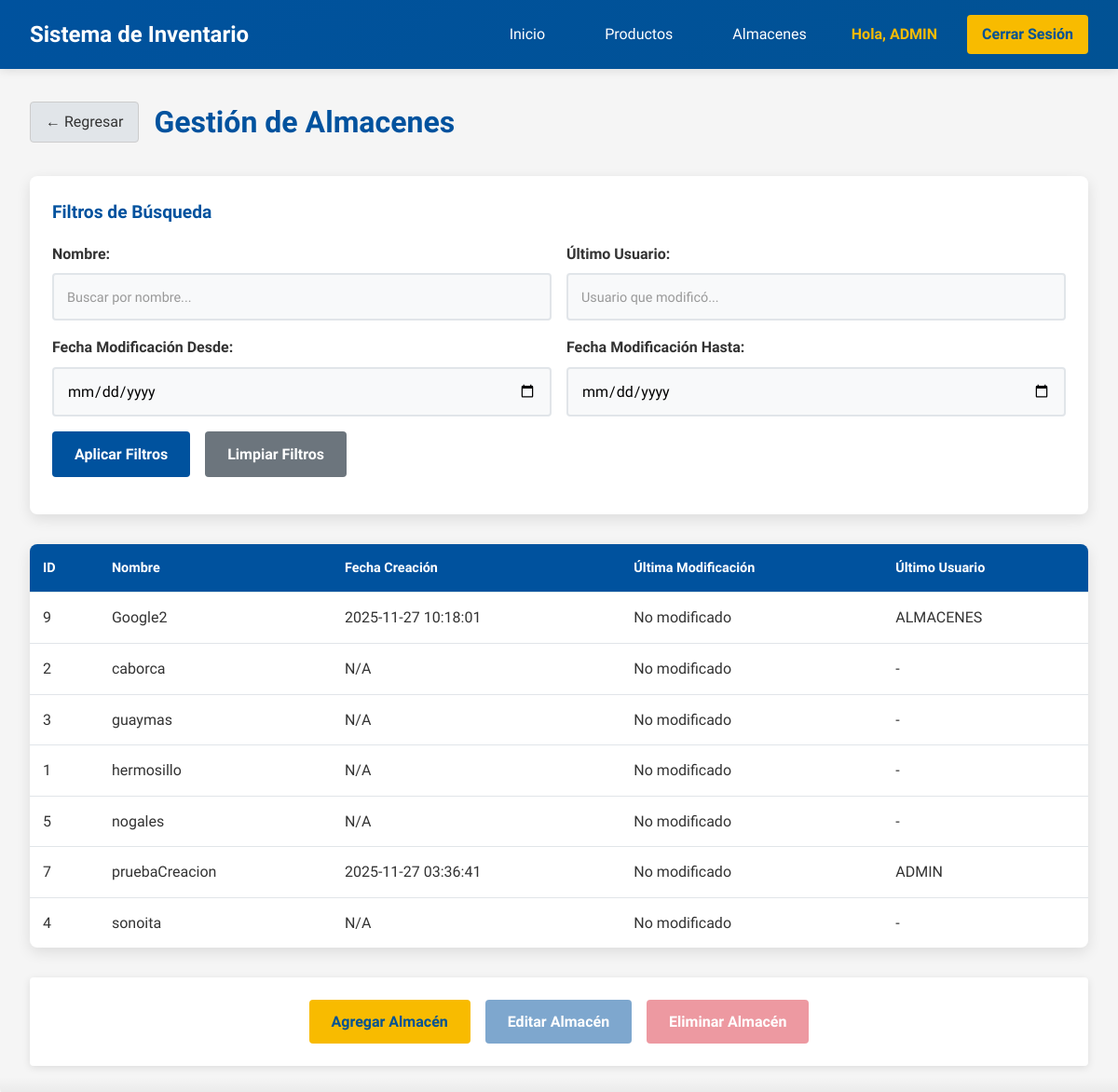
Page /almacenes (signed in) on the committed database.
### tables this page shows
CREATE TABLE almacenes (
    id INTEGER PRIMARY KEY,
    nombre TEXT NOT NULL
, fecha_hora_ultima_modificacion DATETIME, ultimo_usuario_en_modificar TEXT, fecha_hora_creacion DATETIME);

### app.py (the view)
@app.route('/almacenes')
def almacenes():
    if 'usuario_id' not in session:
        return redirect(url_for('login'))
    nombre_filter = request.args.get('nombre', '')
    usuario_modifico = request.args.get('usuario_modifico', '')
    fecha_modificacion_desde = request.args.get('fecha_modificacion_desde', '')
    fecha_modificacion_hasta = request.args.get('fecha_modificacion_hasta', '')
    conn = get_db_connection()
    query = '''
        SELECT
            id, nombre,
            fecha_hora_creacion, fecha_hora_ultima_modificacion, ultimo_usuario_en_modificar
        FROM almacenes
        WHERE 1=1
    '''
    params = []
    if nombre_filter:
        query += ' AND nombre LIKE ?'
        params.append(f'%{nombre_filter}%')
    if usuario_modifico:
        query += ' AND ultimo_usuario_en_modificar LIKE ?'
        params.append(f'%{usuario_modifico}%')
    if fecha_modificacion_desde:
        query += ' AND DATE(fecha_hora_ultima_modificacion) >= ?'
        params.append(fecha_modificacion_desde)
    if fecha_modificacion_hasta:
        query += ' AND DATE(fecha_hora_ultima_modificacion) <= ?'
        params.append(fecha_modificacion_hasta)
    query += ' ORDER BY nombre'
    almacenes = conn.execute(query, params).fetchall()
    conn.close()
    return render_template('almacenes.html', almacenes=almacenes)

### app.py (called while the page is built)
def get_db_connection():
    conn = sqlite3.connect(DATABASE)
    conn.row_factory = sqlite3.Row
    return conn

### templates/almacenes.html (shortened to what this page needs)
{% extends "base.html" %}
{% block content %}
<div class="container">
    <div class="page-header">
        <a href="{{ url_for('index') }}" class="btn btn-back">
            ← Regresar
        </a>
        <h1>Gestión de Almacenes</h1>
    </div>
    <div class="filters-section">
        <h3>Filtros de Búsqueda</h3>
        <form method="GET" action="{{ url_for('almacenes') }}" id="filterForm">
            <div class="filter-row">
                <div class="filter-group">
                    <label for="nombre">Nombre:</label>
                    <input type="text" id="nombre" name="nombre" value="{{ request.args.get('nombre', '') }}"
                           class="form-input" placeholder="Buscar por nombre...">
                </div>
                <div class="filter-group">
                    <label for="usuario_modifico">Último Usuario:</label>
                    <input type="text" id="usuario_modifico" name="usuario_modifico"
                           value="{{ request.args.get('usuario_modifico', '') }}"
                           class="form-input" placeholder="Usuario que modificó...">
                </div>
            </div>
            <div class="filter-row">
                <div class="filter-group">
                    <label for="fecha_modificacion_desde">Fecha Modificación Desde:</label>
                    <input type="date" id="fecha_modificacion_desde" name="fecha_modificacion_desde"
                           value="{{ request.args.get('fecha_modificacion_desde', '') }}"
                           class="form-input">
                </div>
                <div class="filter-group">
                    <label for="fecha_modificacion_hasta">Fecha Modificación Hasta:</label>
                    <input type="date" id="fecha_modificacion_hasta" name="fecha_modificacion_hasta"
                           value="{{ request.args.get('fecha_modificacion_hasta', '') }}"
                           class="form-input">
                </div>
            </div>
            <div class="actions-section">
                <button type="submit" class="btn btn-primary">Aplicar Filtros</button>
                <a href="{{ url_for('almacenes') }}" class="btn btn-secondary">Limpiar Filtros</a>
            </div>
        </form>
    </div>
    <div class="table-scroll-container">
        <div class="table-wrapper">
            <table class="data-table" id="almacenesTable">
                <thead>
                    <tr>
                        <th>ID</th>
                        <th>Nombre</th>
                        <th>Fecha Creación</th>
                        <th>Última Modificación</th>
                        <th>Último Usuario</th>
                    </tr>
                </thead>
                <tbody>
                    {% for almacen in almacenes %}
                    <tr data-almacen-id="{{ almacen.id }}"
                        onclick="seleccionarAlmacen(this, {{ almacen.id }})"
                        class="almacen-row">
                        <td>{{ almacen.id }}</td>
                        <td>{{ almacen.nombre }}</td>
                        <td>{{ almacen.fecha_hora_creacion or 'N/A' }}</td>
                        <td>{{ almacen.fecha_hora_ultima_modificacion or 'No modificado' }}</td>
                        <td>{{ almacen.ultimo_usuario_en_modificar or '-' }}</td>
                    </tr>
                    {% else %}
                    <tr>
                        <td colspan="5" style="text-align: center;">No se encontraron almacenes</td>
                    </tr>
                    {% endfor %}
                </tbody>
            </table>
        </div>
    </div>
    {% if session.usuario_rol in ['ADMIN', 'ALMACENES'] %}
    <div class="action-buttons-bottom">
        <button type="button" class="btn btn-success" onclick="agregarAlmacen()">
            Agregar Almacén
        </button>
        <button type="button" class="btn btn-primary" id="btnEditarAlmacen" onclick="editarAlmacen()" disabled>
            Editar Almacén
        </button>
        <button type="button" class="btn btn-danger" id="btnEliminarAlmacen" onclick="eliminarAlmacen()" disabled>
            Eliminar Almacén
        </button>
    </div>
    {% endif %}
</div>
{% endblock %}

### templates/base.html (shortened to what this page needs)
<!DOCTYPE html>
<html lang="es">
<head>
    <link rel="stylesheet" href="{{ url_for('static', filename='css/style.css') }}">
</head>
<body>
    {% if session.usuario_nombre %}
    <nav class="navbar">
        <div class="nav-container">
            <div class="nav-logo">
                <span>Sistema de Inventario</span>
            </div>
            <div class="nav-menu">
                <a href="{{ url_for('index') }}" class="nav-link">Inicio</a>
                <a href="{{ url_for('productos') }}" class="nav-link">Productos</a>
                <a href="{{ url_for('almacenes') }}" class="nav-link">Almacenes</a>
                <span class="nav-user">Hola, {{ session.usuario_nombre }}</span>
                <a href="{{ url_for('logout') }}" class="nav-link logout">Cerrar Sesión</a>
            </div>
        </div>
    </nav>
    {% endif %}
    <main class="main-content">
        {% block content %}{% endblock %}
    </main>
</body>
</html>

### rows in the picture
almacenes: usuario_nombre "ADMIN", id "7", nombre "pruebaCreacion", fecha_hora_creacion "2025-11-27 03:36:41", fecha_hora_ultima_modificacion "No modificado", ultimo_usuario_en_modificar "ADMIN"
almacenes: id "9", nombre "Google2", fecha_hora_creacion "2025-11-27 10:18:01", fecha_hora_ultima_modificacion "No modificado", ultimo_usuario_en_modificar "ALMACENES"
almacenes: id "2", nombre "caborca", fecha_hora_creacion "N/A", fecha_hora_ultima_modificacion "No modificado", ultimo_usuario_en_modificar "-"
almacenes: id "3", nombre "guaymas", fecha_hora_creacion "N/A", fecha_hora_ultima_modificacion "No modificado", ultimo_usuario_en_modificar "-"
almacenes: id "1", nombre "hermosillo", fecha_hora_creacion "N/A", fecha_hora_ultima_modificacion "No modificado", ultimo_usuario_en_modificar "-"
almacenes: id "5", nombre "nogales", fecha_hora_creacion "N/A", fecha_hora_ultima_modificacion "No modificado", ultimo_usuario_en_modificar "-"
almacenes: id "4", nombre "sonoita", fecha_hora_creacion "N/A", fecha_hora_ultima_modificacion "No modificado", ultimo_usuario_en_modificar "-"
